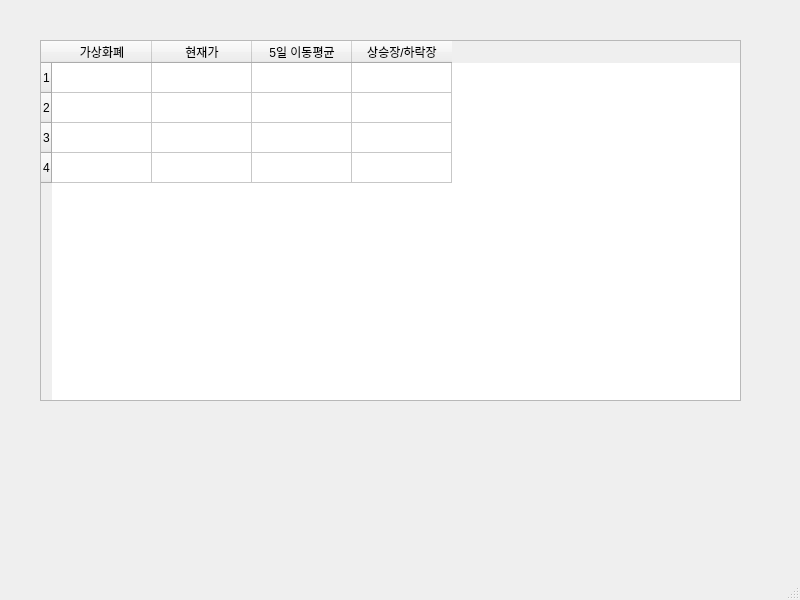
<?xml version="1.0" encoding="UTF-8"?>
<ui version="4.0">
 <class>MainWindow</class>
 <widget class="QMainWindow" name="MainWindow">
  <property name="geometry">
   <rect>
    <x>0</x>
    <y>0</y>
    <width>800</width>
    <height>600</height>
   </rect>
  </property>
  <property name="windowTitle">
   <string>MainWindow</string>
  </property>
  <widget class="QWidget" name="centralwidget">
   <widget class="QTableWidget" name="tableWidget">
    <property name="geometry">
     <rect>
      <x>40</x>
      <y>40</y>
      <width>701</width>
      <height>361</height>
     </rect>
    </property>
    <property name="rowCount">
     <number>4</number>
    </property>
    <row/>
    <row/>
    <row/>
    <row/>
    <column>
     <property name="text">
      <string>가상화폐</string>
     </property>
    </column>
    <column>
     <property name="text">
      <string>현재가</string>
     </property>
    </column>
    <column>
     <property name="text">
      <string>5일 이동평균</string>
     </property>
    </column>
    <column>
     <property name="text">
      <string>상승장/하락장</string>
     </property>
    </column>
   </widget>
  </widget>
  <widget class="QMenuBar" name="menubar">
   <property name="geometry">
    <rect>
     <x>0</x>
     <y>0</y>
     <width>800</width>
     <height>26</height>
    </rect>
   </property>
  </widget>
  <widget class="QStatusBar" name="statusbar"/>
 </widget>
 <resources/>
 <connections/>
</ui>
